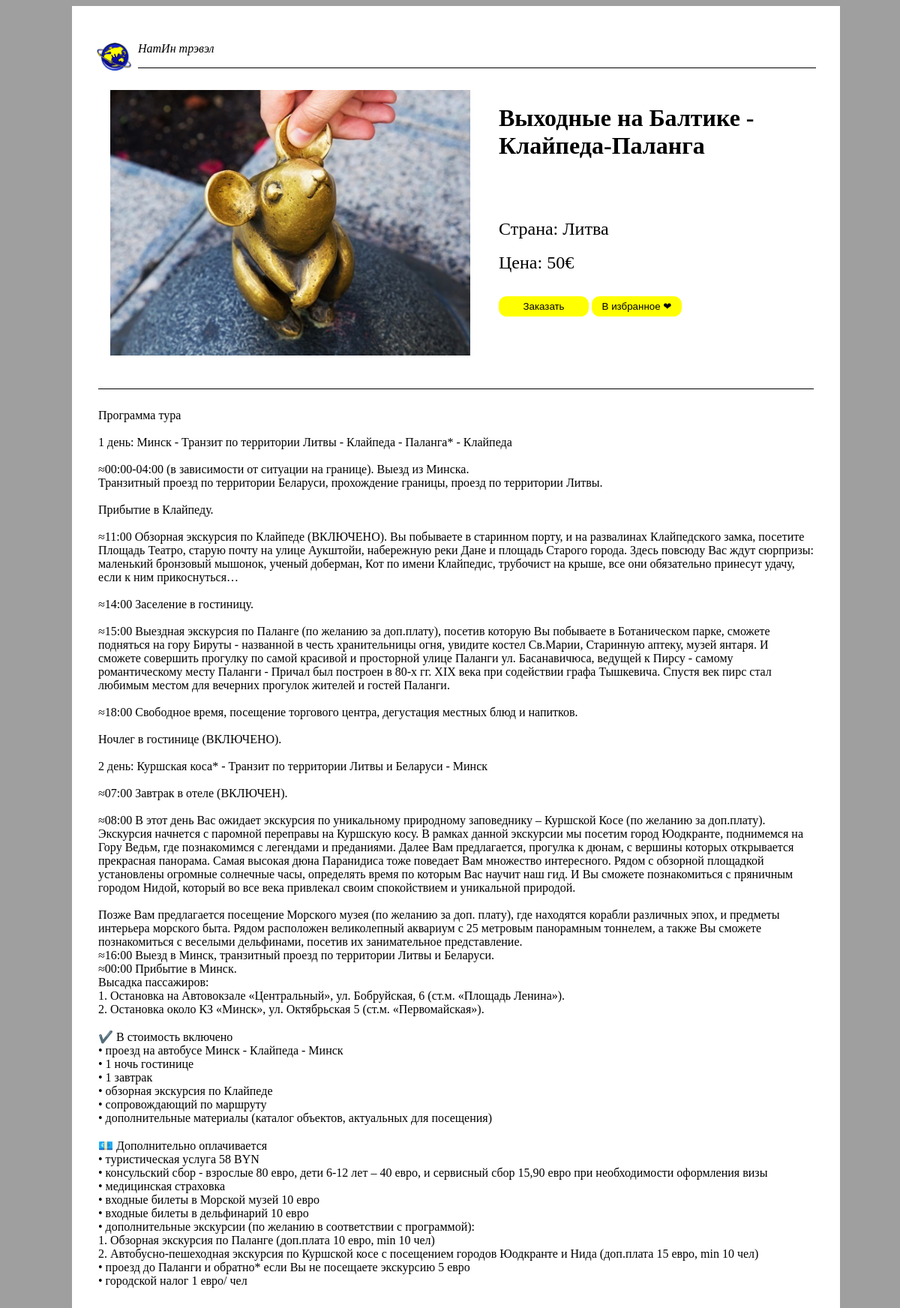
Page /3 on the committed database.
### Website_Natin_Travel/models.py (models this page shows, shortened)
class Tours(models.Model):
    title = models.CharField('Название тура', max_length=150)
    image = models.ImageField('Изображение', upload_to='tours')
    country = models.CharField('Страна', max_length=50)
    short_description = models.TextField('Краткое описание', max_length=200)
    description = models.TextField('Описание тура', null=True)
    price = models.PositiveIntegerField('Цена', default=0)
    currency = models.CharField('Символ валюты', max_length=1)
    category = models.CharField('Категория', max_length=200)
    link = models.SlugField('Название ссылки', max_length=200, unique=True)
    class Meta:
        verbose_name = 'Тур'
        verbose_name_plural = 'Туры'

### Website_Natin_Travel/views.py (the view, shortened to what this page needs)
# urls.py: path('<int:pk>', tour_detail, name='tour_detail'),
def tour_detail(request, pk):
    tour = Tours.objects.get(pk=pk)
    return render(request, 'tour_detail.html', {'tour': tour})

### Website_Natin_Travel/templates/tour_detail.html (shortened to what this page needs)
{% load static %}
<head>
    <link rel="stylesheet" href='{% static "css/second-styles.css" %}'/>
</head>
<body style="background-color: #9F9F9F">
<div style="position: absolute; width: 100%;" align="center">
    <div class="tour-detail" style="width: 60em;
    height: auto;
    background-color: white;
    border-style: solid;
    border-width: 2em;
    border-color: white;
    overflow: auto;">
        <div style="display: inline">
            <img src="media/background/logo.png"
                 style="width:3em;  margin-right: 0.5em; cursor: pointer"
                 align="left" title="Вернуться на главную страницу">
            <p style="font-size:1em; position:relative" align="left">
                <i>НатИн трэвэл</i></p>
        </div>
        <hr size="1em" color="black">
        <br>
        <table>
            <tr>
                <td rowspan="2" style="border-bottom: 2em solid white;  width: 30em">
                    <img src="{{ tour.image.url }}" style="width: 30em; margin-left: 1em;" align="left">
                </td>
                <td style="padding-left: 2em; padding-bottom: 1.2em; height: auto">
                    <font style="font-size: 2em">
                        <b>
                            {{ tour.title }}
                        </b>
                    </font>
                </td>
            </tr>
            <tr>
                <td style="padding-left: 2em; border-bottom: 2em solid white">
                    <font style="font-size: 1.5em"> Страна: {{ tour.country }} </font><br><br>
                    <font style="font-size: 1.5em"> Цена: {{ tour.price }}{{ tour.currency }}</font>
                    <br><br>
                    <div>
                        <button class="yellow-button" onclick="location.href='{% url 'application' pk=tour.pk %}'">
                            Заказать
                        </button>
                        <form method="post" style="display: inline-block">
                            <button type="submit" class="yellow-button"> В избранное ❤ </button>
                        </form>
                    </div>
                </td>
            </tr>
            <tr>
                <td colspan="2">
                    <hr size="1em" color="black">
                    <br>
                    <font style="white-space: pre-line">{{ tour.description }}</font>
                </td>
            </tr>
        </table>
    </div>
</div>
</body>

### static/css/second-styles.css (style rules this page uses)
.yellow-button { background-color: yellow; border: 0; width: 9em; height: 2em; text-size: 1em; border-radius: 0.8em; cursor: pointer; color: black; position: relative; margin-top:1em; }

### rows in the picture
Tours: image (picture), title "Выходные на Балтике - Клайпеда-Паланга", country "Литва", price "50", currency "€", description "Программа тура 1 день: Минск - Транзит по территории Литвы - Клайпеда - Паланга* - Клайпеда ≈00:00-04:00 (в зависимости от ситуации на границе). Выезд из Минска. Транзитный проезд по территории Беларуси, прохождение границы, проезд по территории Литвы. Прибытие в Клайпеду. ≈11:00 Обзорная экскурсия по Клайпеде (ВКЛЮЧЕНО). Вы побываете в старинном порту, и на развалинах Клайпедского замка, посетите Площадь Театро, старую почту на улице Аукштойи, набережную реки Дане и площадь Старого города. Здесь повсюду Вас ждут сюрпризы: маленький бронзовый мышонок, ученый доберман, Кот по имени Клайпедис, трубочист на крыше, все они обязательно принесут удачу, если к ним прикоснуться… ≈14:00 Заселение в…"
